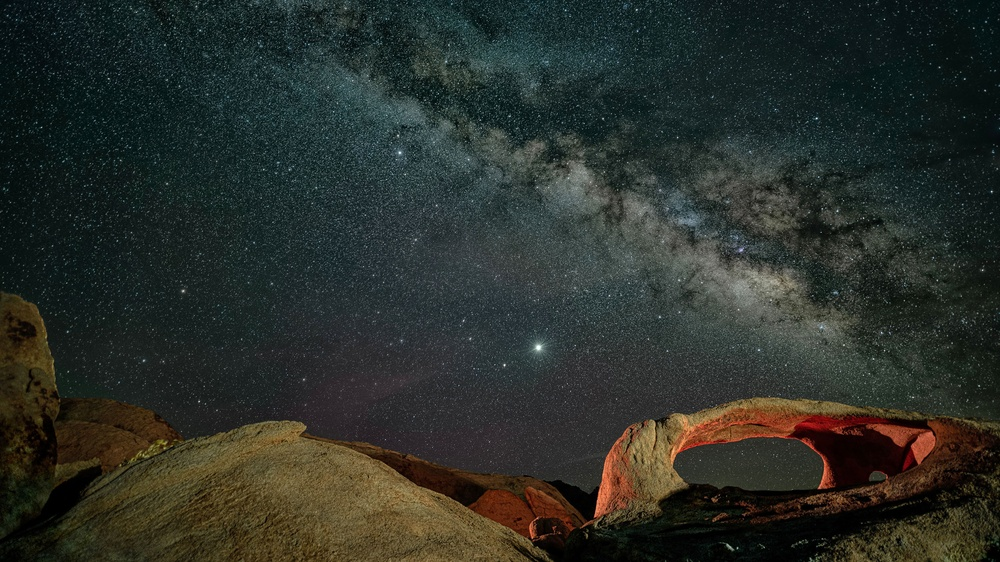
#> input picture data/sample_images/6322_kenlee_ojo-oro-arch_200517_0207_earth-135sf25iso400_sky17photosat15sf25iso4000_milkyway-landscape-low-lookingup_2560x1440px-Photofocus-Header.jpg, 1000 x 562 px, shrunk from 2560 x 1440 before the run
$ python -i image_enhancement.py   (imports and definitions only)   (older library calls are emulated)
#> lines starting #> are read from the running program, lines starting #| are printed output that depends on the picture
#> further down, picture is the input picture: shape (562, 1000, 3); mean B, G, R 41.3, 47.4, 42.6
import cv2
import numpy as np

def auto_correct_image(image):
    # Auto-calculating optimal noise reduction, brightness, contrast, and saturation
    gray_image = cv2.cvtColor(image, cv2.COLOR_BGR2GRAY)
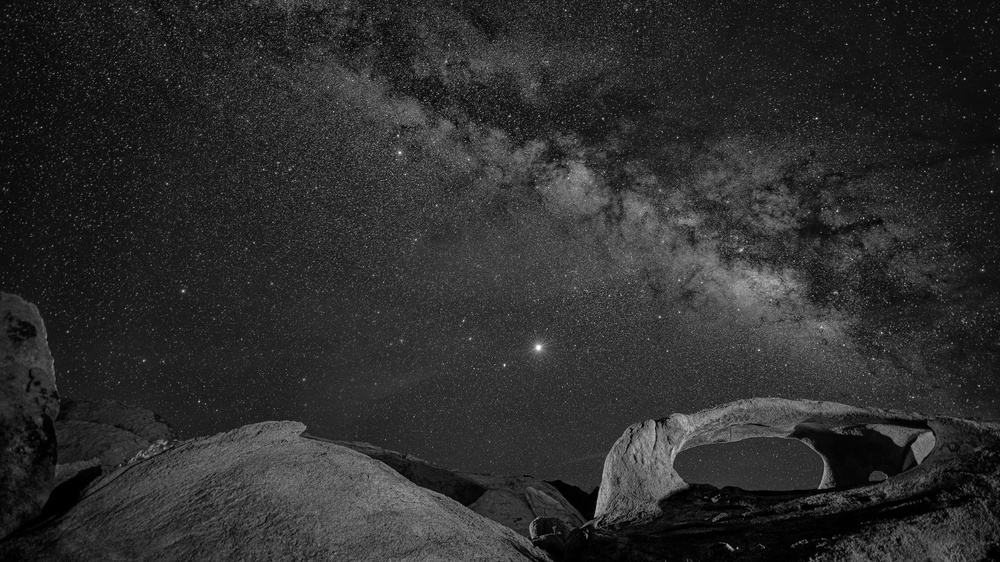
#> gray_image: shape (562, 1000); min 0, max 251, mean 45.2

    # Calculate the noise level based on the variance of the Laplacian (high variance means less noise)
    noise_variance = cv2.Laplacian(gray_image, cv2.CV_64F).var()
#> noise_variance = 2036.4
    if noise_variance < 50:  # lower variance suggests more noise
        noise_reduction_level = 30
    else:
        noise_reduction_level = 10

    # Calculate brightness and contrast
    mean_brightness = np.mean(gray_image)
#> mean_brightness = 45.23
    brightness = 1.0 + (128 - mean_brightness) / 128  # normalize brightness around 128
#> brightness = 1.65
    contrast = 1.2 if mean_brightness < 100 else 0.8 if mean_brightness > 150 else 1.0
#> contrast = 1.2

    # Calculate saturation based on the mean saturation of the image
    hsv_image = cv2.cvtColor(image, cv2.COLOR_BGR2HSV)
#> hsv_image: shape (562, 1000, 3); mean H, S, V 70.6, 100.3, 51.8
    mean_saturation = np.mean(hsv_image[:, :, 1])
#> mean_saturation = 100.3
    saturation = 1.2 if mean_saturation < 100 else 0.8 if mean_saturation > 150 else 1.0
#> saturation = 1

    return noise_reduction_level, brightness, contrast, saturation

def enhance_image(image, noise_reduction_level=None, brightness=None, contrast=None, saturation=None):
    # If any value is not provided, auto-correct it
    if noise_reduction_level is None or brightness is None or contrast is None or saturation is None:
        noise_reduction_level, brightness, contrast, saturation = auto_correct_image(image)
#> noise_reduction_level = 10; brightness = 1.65; contrast = 1.2; saturation = 1

    enhanced_image = image.copy()

    # Denoise image
    if noise_reduction_level > 0:
        enhanced_image = cv2.fastNlMeansDenoisingColored(enhanced_image, None, noise_reduction_level, noise_reduction_level, 7, 21)

    # Adjust brightness
    if brightness != 1.0:
        hsv = cv2.cvtColor(enhanced_image, cv2.COLOR_BGR2HSV)
#> hsv: shape (562, 1000, 3); mean H, S, V 69.5, 100.5, 50.7
        hsv = np.array(hsv, dtype=np.float64)
#> hsv: shape (562, 1000, 3) float64; mean H, S, V 69.5, 100.5, 50.7
        hsv[:, :, 2] = hsv[:, :, 2] * brightness
#> hsv: shape (562, 1000, 3) float64; mean H, S, V 69.5, 100.5, 83.6
        hsv[:, :, 2][hsv[:, :, 2] > 255] = 255
#> hsv: shape (562, 1000, 3) float64; mean H, S, V 69.5, 100.5, 83.3
        hsv = np.array(hsv, dtype=np.uint8)
#> hsv: shape (562, 1000, 3); mean H, S, V 69.5, 100.5, 82.8
        enhanced_image = cv2.cvtColor(hsv, cv2.COLOR_HSV2BGR)
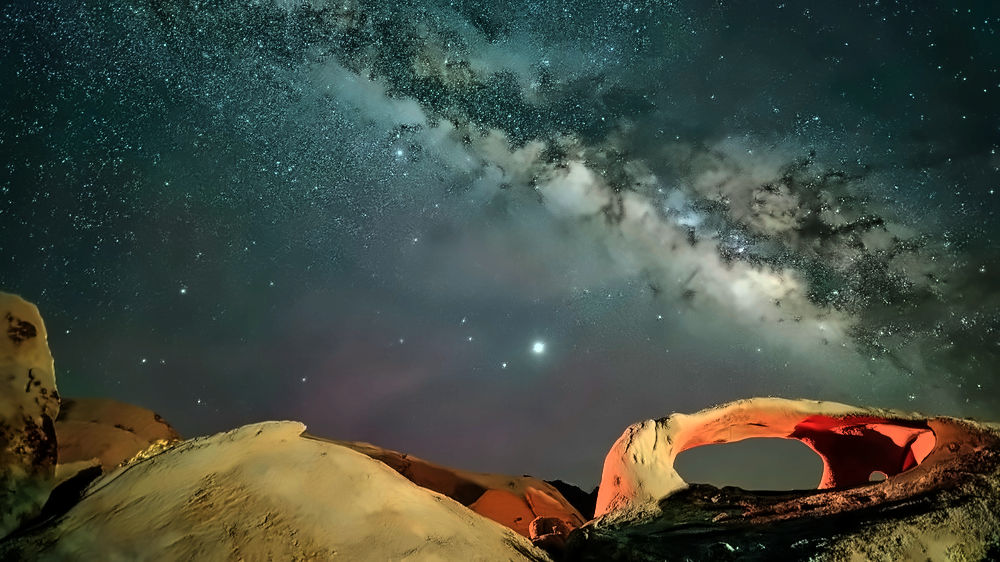
#> enhanced_image: shape (562, 1000, 3); mean B, G, R 65.2, 75.4, 67

    # Adjust contrast
    if contrast != 1.0:
        f = 131 * (contrast - 1) / 127 + 1
#> f = 1.21
        alpha_c = f
#> alpha_c = 1.21
        gamma_c = 127 * (1 - f)
#> gamma_c = -26.2
        enhanced_image = cv2.addWeighted(enhanced_image, alpha_c, enhanced_image, 0, gamma_c)
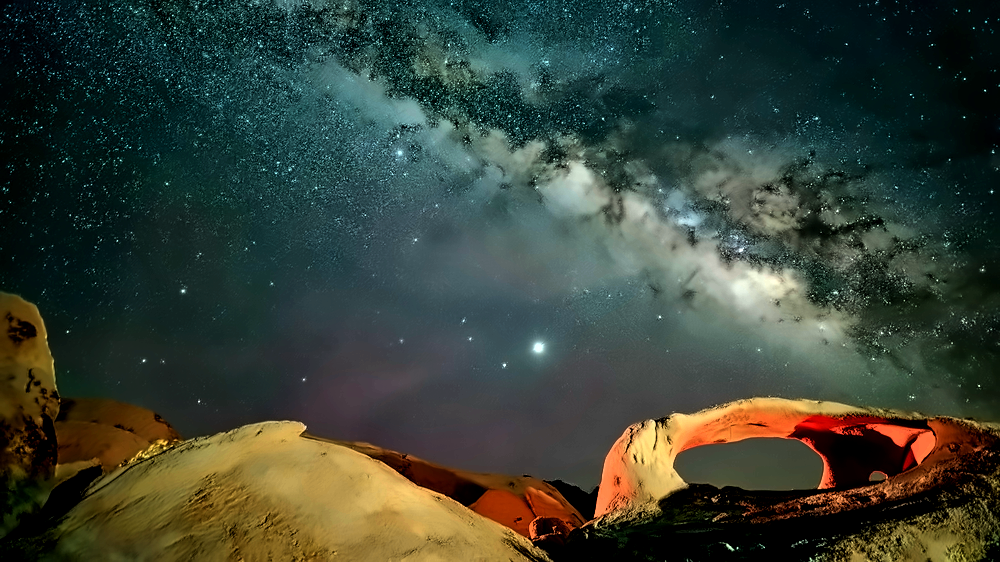
#> enhanced_image: shape (562, 1000, 3); mean B, G, R 53.9, 65.7, 56.3

    # Adjust saturation
    if saturation != 1.0:
        hsv = cv2.cvtColor(enhanced_image, cv2.COLOR_BGR2HSV)
        hsv = np.array(hsv, dtype=np.float64)
        hsv[:, :, 1] = hsv[:, :, 1] * saturation
        hsv[:, :, 1][hsv[:, :, 1] > 255] = 255
        hsv = np.array(hsv, dtype=np.uint8)
        enhanced_image = cv2.cvtColor(hsv, cv2.COLOR_HSV2BGR)

    return enhanced_image

>>> import cv2
>>> picture = cv2.imread('../data/sample_images/6322_kenlee_ojo-oro-arch_200517_0207_earth-135sf25iso400_sky17photosat15sf25iso4000_milkyway-landscape-low-lookingup_2560x1440px-Photofocus-Header.jpg')
>>> result = enhance_image(picture)

$ run again, on data/sample_images/sample_night_image.jpg
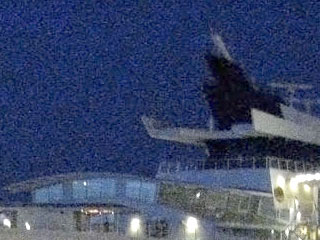
#> input picture data/sample_images/sample_night_image.jpg, 320 x 240 px
#> picture is the input picture: shape (240, 320, 3); mean B, G, R 106.6, 71.9, 58.7
#> in auto_correct_image, `gray_image = cv2.cvtColor(image, cv2.COLOR_BGR2GRAY)`:
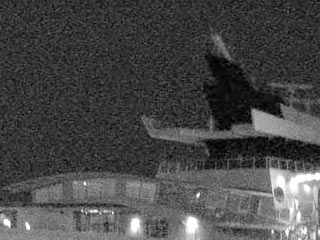
#> gray_image: shape (240, 320); min 0, max 255, mean 71.9
#> noise_variance = 852
#> mean_brightness = 71.9
#> in auto_correct_image, `brightness = 1.0 + (128 - mean_brightness) / 128`: brightness = 1.44
#> in auto_correct_image, `contrast = 1.2 if mean_brightness < 100 else 0.8 if mean_brightness > ..`: contrast = 1.2
#> hsv_image: shape (240, 320, 3); mean H, S, V 105.7, 129.5, 107.7
#> mean_saturation = 129.5
#> in auto_correct_image, `saturation = 1.2 if mean_saturation < 100 else 0.8 if mean_saturation ..`: saturation = 1
#> in enhance_image, `noise_reduction_level, brightness, contrast, saturation = auto_correct..`: noise_reduction_level = 10; brightness = 1.44; contrast = 1.2; saturation = 1
#> f = 1.21
#> gamma_c = -26.2
#> in enhance_image, `enhanced_image = cv2.addWeighted(enhanced_image, alpha_c, enhanced_ima..`:
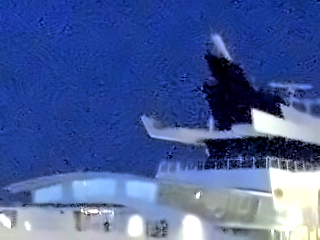
#> enhanced_image: shape (240, 320, 3); mean B, G, R 155.2, 93.4, 70.5
